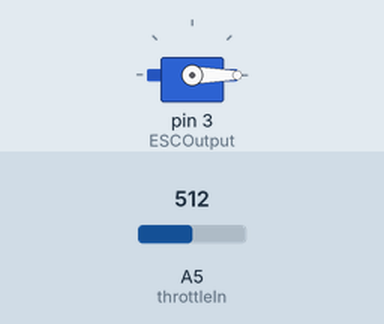
Simulated run of this sketch. Board: Arduino Uno, built with avr-gcc and run on an emulated ATmega328P. Shown: servo. Inputs (shaded band) come from the test bench; at power-on: A5 (throttleIn) = 512.

Above: at 1.2 s.
1.3 s: A5 (throttleIn) set to 900
At 1.75 s:
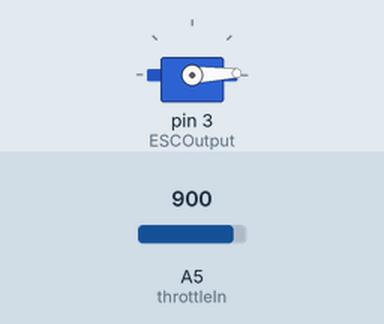
3.4 s: A5 (throttleIn) set to 1010
At 3.8 s:
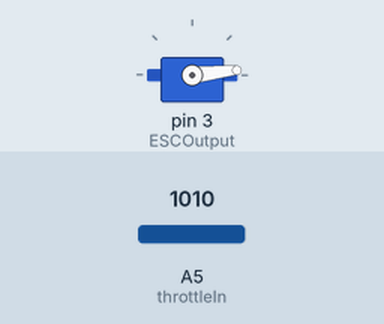
Timing chart, 0 to 6.4 s (numbered marks = the images above; inputs shaded):
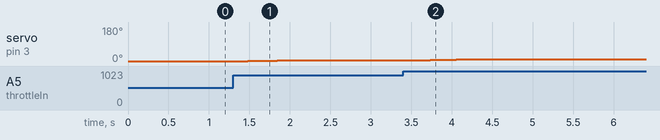

The sketch:

SMV_throttle.ino
```cpp
/*
 * Code that converts a 0.8~4.2V output from throttle
 * to PWM signal that is sent to powertrain
 * (Presumably their ESC or motor controller)
 *
 * We are using the built-in Servo library because
 * both a Servo and a brushless ESC uses the same
 * 50hz PWM signal.
 *
 * © 2020 SMV Electronics - BruinRacing
 */


#include <Servo.h>      // Servo library to generate PWM signal

#define throttleIn 5   // Placeholders
#define ESCOutput 3
#define button 7

const int minPulseWidth = 1000; // microseconds
const int maxPulseWidth = 2000;
const int fullThrottle = 5;//placeholder, amount of time to get to full throttle
//have to define pin for button

const bool isButton = false;

Servo ESC;

void setup() {
  // Initialisation of ESC
  ESC.attach(ESCOutput, minPulseWidth, maxPulseWidth);
}

const double throttleMinVoltage = 0.8;
const double throttleMaxVoltage = 4.2;

bool isPressed = false;
int pressStart;


int mappingFunction(int f, int s){
  //linear
  if(0){
    return min(s/fullThrottle, 1) * 1023;
  }
  //exponential
  if(1){
  }
  //logarithmic
  if(2){
  }
}

int readThrottle() {
  /*
   * Reads the throttle input from analog signal,
   * Returns 0~1023
   */
  if(!isButton){
    int throttleReading = analogRead(throttleIn);
    int throttleMin = throttleMinVoltage * 1023, throttleMax = throttleMaxVoltage * 1023;
    // Throttle cutoff threshold
    if (throttleReading < throttleMin) {
      return 0;
    } else if (throttleReading < throttleMax) {
      return map(throttleReading, throttleMin, throttleMax, 0, 1023);
    } else {
      return 1023;
    }
  }
  else{
    if(button == HIGH){
      if(!isPressed){
        pressStart = millis();
      }
      int timePressed = millis() - pressStart;
      //using a linear mapping function(for now)
      return mappingFunction(0, timePressed);
    }
    else{
      isPressed = false;
      return 0;
    }
  }
}


void writeToESC(int throttleRead) {
  ESC.write(map(throttleRead, 0, 1023, 0, 180));
}

int lastMotorWrite = 0;

void throttleRamping(int throttleValue) {
  for (int i = lastMotorWrite; i <= throttleValue; i++) {
    writeToESC(i);
    // Serial.println(i);
    delay(map(i, 0, 1023, 30, 1));
  }
}


void loop() {
  // Standard Arduino has 10-bit output
  int throttleRead = readThrottle();

  if (throttleRead > lastMotorWrite) {
    throttleRamping(throttleRead);
  } else {
    writeToESC(throttleRead);
  }
  lastMotorWrite = throttleRead;
}
```

Measured:
- after the input at 1.3 s, servo on pin 3 (ESCOutput): 0° → 1° after 0.18 s, → 2° 0.18 s later, → 3° 0.18 s later, → 4° 0.15 s later
- after the input at 3.4 s, servo on pin 3 (ESCOutput): moves from 4° to 9° over 0.68 s, starting after 0.15 s
